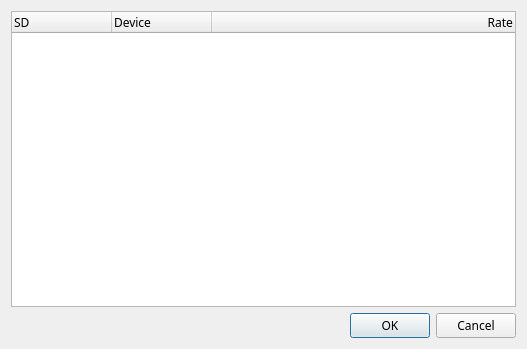
<?xml version="1.0" encoding="UTF-8"?>
<ui version="4.0">
 <class>AudioSelectDialog</class>
 <widget class="QDialog" name="AudioSelectDialog">
  <property name="geometry">
   <rect>
    <x>0</x>
    <y>0</y>
    <width>527</width>
    <height>349</height>
   </rect>
  </property>
  <property name="font">
   <font>
    <family>Sans Serif</family>
    <pointsize>9</pointsize>
   </font>
  </property>
  <property name="windowTitle">
   <string>Select audio device</string>
  </property>
  <layout class="QVBoxLayout" name="verticalLayout">
   <item>
    <widget class="QTreeWidget" name="audioTree">
     <property name="indentation">
      <number>0</number>
     </property>
     <property name="columnCount">
      <number>3</number>
     </property>
     <column>
      <property name="text">
       <string notr="true">SD</string>
      </property>
     </column>
     <column>
      <property name="text">
       <string>Device</string>
      </property>
     </column>
     <column>
      <property name="text">
       <string>Rate</string>
      </property>
      <property name="textAlignment">
       <set>AlignRight|AlignVCenter</set>
      </property>
     </column>
    </widget>
   </item>
   <item>
    <widget class="QDialogButtonBox" name="buttonBox">
     <property name="orientation">
      <enum>Qt::Horizontal</enum>
     </property>
     <property name="standardButtons">
      <set>QDialogButtonBox::Cancel|QDialogButtonBox::Ok</set>
     </property>
    </widget>
   </item>
  </layout>
 </widget>
 <tabstops>
  <tabstop>buttonBox</tabstop>
 </tabstops>
 <resources>
  <include location="../resources/res.qrc"/>
 </resources>
 <connections>
  <connection>
   <sender>buttonBox</sender>
   <signal>accepted()</signal>
   <receiver>AudioSelectDialog</receiver>
   <slot>accept()</slot>
   <hints>
    <hint type="sourcelabel">
     <x>248</x>
     <y>254</y>
    </hint>
    <hint type="destinationlabel">
     <x>157</x>
     <y>274</y>
    </hint>
   </hints>
  </connection>
  <connection>
   <sender>buttonBox</sender>
   <signal>rejected()</signal>
   <receiver>AudioSelectDialog</receiver>
   <slot>reject()</slot>
   <hints>
    <hint type="sourcelabel">
     <x>316</x>
     <y>260</y>
    </hint>
    <hint type="destinationlabel">
     <x>286</x>
     <y>274</y>
    </hint>
   </hints>
  </connection>
 </connections>
</ui>
